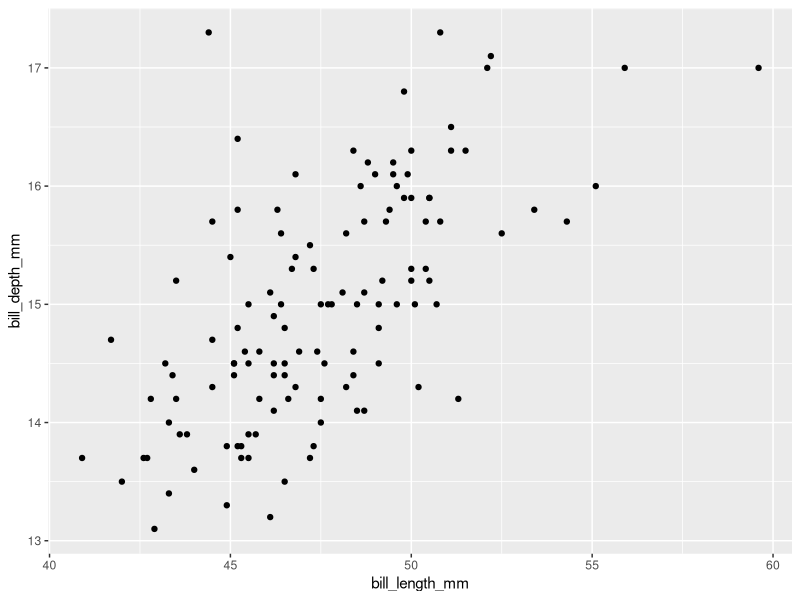

The R source for this figure: (Note: this script raises an error after producing the figure.)
#2022-02-22

#run correlations bout bill length vs. depth 


#using data from t-test scripts 

library(tidyverse)
library(palmerpenguins)

gentoo = penguins %>% 
  filter(species=="Gentoo")

# Exploratory data analysis:
glimpse(gentoo)
summarize(gentoo)
ggplot() +
  geom_point(aes(x=bill_length_mm, y=bill_depth_mm), data=gentoo)



#corelations 
cor(x=gentoo$bill_length_mm, y=gentoo$bill_depth_mm)
# the number of a corelation can be anywhere from -1 to 1 
# if it is 0 than there is no correlation 
cor.test(x=gentoo$bill_length_mm, y=gentoo$bill_depth_mm)


# for all species 
cor.test(x=penguins$bill_length_mm, y=penguins$bill_depth_mm)
# results are curious 


# correltation matrix
head(gentoo)
cor(gentoo[,c(3:6)])# need to fix the parenthese typing 

iinstall.packages("GGally")
library(GGally)


gentoo %>%
  select(bill_length_mm, bill_depth_mm, flipper_length_mm, body_mass_g) %>%
  ggpairs()
